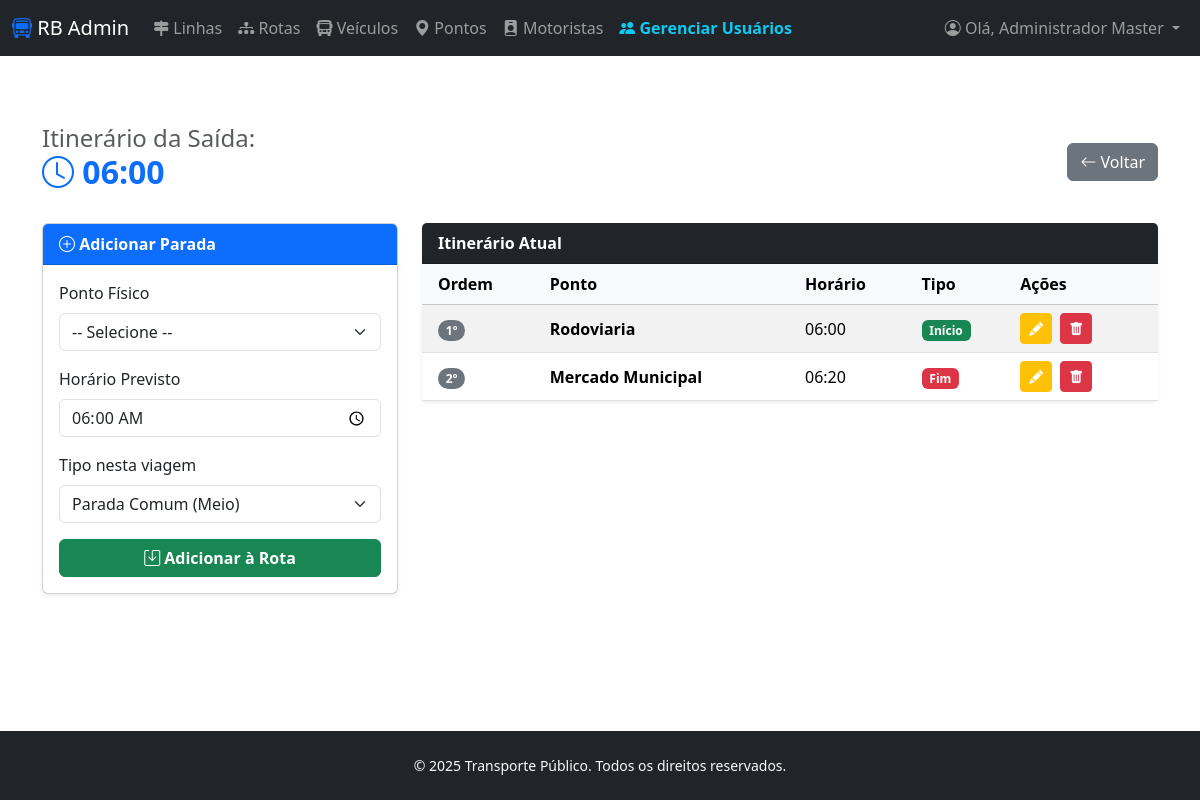
/admin/rotas_pontos.php?id_horario=3&id_linha=1 (signed in), run on the app's committed database.
### tables this page shows
CREATE TABLE tbhorario_programados (
    id_horario INT PRIMARY KEY AUTO_INCREMENT,
    id_linha INT NOT NULL,
    dia_semana VARCHAR(50) NOT NULL,  
    horario_partida TIME NOT NULL,
    FOREIGN KEY (id_linha) REFERENCES tblinhas(id_linha) ON DELETE CASCADE
);

CREATE TABLE tbrotas (
    id_rota INT PRIMARY KEY AUTO_INCREMENT,
    id_linha INT NOT NULL,   
    id_horario INT NOT NULL, 
    id_ponto INT NOT NULL,  
    ordem INT NOT NULL,     
    
    horario_previsto TIME DEFAULT NULL,  
    tipo_ponto VARCHAR(20) DEFAULT 'meio',  

     
    FOREIGN KEY (id_linha) REFERENCES tblinhas(id_linha) ON DELETE CASCADE,
    FOREIGN KEY (id_horario) REFERENCES tbhorario_programados(id_horario) ON DELETE CASCADE,
    FOREIGN KEY (id_ponto) REFERENCES tbpontos(id_ponto) ON DELETE CASCADE
);

CREATE TABLE tbpontos (
    id_ponto INT PRIMARY KEY AUTO_INCREMENT,
    nome VARCHAR(100) NOT NULL,
    latitude DECIMAL(10,6) NOT NULL,
    longitude DECIMAL(10,6) NOT NULL
);

### admin/rotas_pontos.php (the view, shortened to what this page needs)
<?php
include("../connections/db_connect.php");
$id_horario = $_GET['id_horario'];
$id_linha   = $_GET['id_linha'];
mysqli_select_db($conn, $database_conn);
$info_horario = $conn->query("SELECT * FROM tbhorario_programados WHERE id_horario = '$id_horario'")->fetch_assoc();
$pontos_rota = $conn->query("
    SELECT R.*, P.nome, R.tipo_ponto as tipo_rota
    FROM tbrotas R
    JOIN tbpontos P ON R.id_ponto = P.id_ponto
    WHERE R.id_horario = '$id_horario'
    ORDER BY R.ordem ASC
");
include '../admin/header.php';
?>
<body>
    <div class="container mt-5">
    <div class="d-flex justify-content-between align-items-center mb-4">
        <div>
            <h4 class="text-muted mb-0">Itinerário da Saída:</h4>
            <h2 class="text-primary fw-bold">
                <i class="bi bi-clock"></i> <?php echo substr($info_horario['horario_partida'], 0, 5); ?>
            </h2>
        </div>
        <a href="rotas_gerenciar.php?id_linha=<?php echo $id_linha; ?>" class="btn btn-secondary">
            <i class="bi bi-arrow-left"></i> Voltar
        </a>
    </div>
    <div class="row">
        <div class="col-md-4">
            <div class="card shadow-sm sticky-top" style="top: 20px;">
                <div class="card-header bg-primary text-white fw-bold">
                    <i class="bi bi-plus-circle"></i> Adicionar Parada
                </div>
                <div class="card-body">
                    <form method="post">
                        <div class="mb-3">
                            <label class="form-label">Ponto Físico</label>
                            <select name="id_ponto" class="form-select select2" required>
                                <option value="">-- Selecione --</option>
                            </select>
                        </div>
                        <div class="mb-3">
                            <label class="form-label">Horário Previsto</label>
                            <input type="time" name="horario_previsto" class="form-control" required value="<?php echo $info_horario['horario_partida']; ?>">
                        </div>
                        <div class="mb-3">
                            <label class="form-label">Tipo nesta viagem</label>
                            <select name="tipo_ponto" class="form-select">
                                <option value="meio" selected>Parada Comum (Meio)</option>
                            </select>
                        </div>
                        <button type="submit" class="btn btn-success w-100 fw-bold">
                            <i class="bi bi-save"></i> Adicionar à Rota
                        </button>
                    </form>
                </div>
            </div>
        </div>
        <div class="col-md-8">
            <div class="card shadow-sm border-0">
                <div class="card-header bg-dark text-white fw-bold">
                    Itinerário Atual
                </div>
                <div class="card-body p-0">
                    <div class="table-responsive">
                        <table class="table table-hover table-striped mb-0 align-middle">
                            <thead class="table-light">
                                <tr>
                                    <th class="ps-3">Ordem</th>
                                    <th>Ponto</th>
                                    <th>Horário</th>
                                    <th>Tipo</th>
                                    <th class="pe-3">Ações</th>
                                </tr>
                            </thead>
                            <tbody>
                                <?php if($pontos_rota->num_rows > 0): ?>
                                    <?php while($rota = $pontos_rota->fetch_assoc()): ?>
                                        <tr>
                                            <td class="ps-3"><span class="badge bg-secondary rounded-pill"><?php echo $rota['ordem']; ?>º</span></td>
                                            <td class="fw-bold"><?php echo $rota['nome']; ?></td>
                                            <td><?php echo substr($rota['horario_previsto'], 0, 5); ?></td>
                                            <td>
                                                <?php
                                                if($rota['tipo_rota'] == 'inicio') echo '<span class="badge bg-success">Início</span>';
                                                elseif($rota['tipo_rota'] == 'fim') echo '<span class="badge bg-danger">Fim</span>';
                                                else echo '<span class="badge bg-info text-dark">Meio</span>';
                                                ?>
                                            </td>
                                            <td class="pe-3">
                                                <button class="btn btn-warning text-white btn-sm rounded-1 btn-editar"
                                                        data-bs-toggle="modal"
                                                        data-bs-target="#modalEditar"
                                                        data-id="<?php echo $rota['id_rota']; ?>"
                                                        data-nome="<?php echo $rota['nome']; ?>"
                                                        data-horario="<?php echo $rota['horario_previsto']; ?>"
                                                        data-tipo="<?php echo $rota['tipo_rota']; ?>">
                                                    <i class="bi bi-pencil-fill"></i>
                                                </button>
                                                <button class="btn btn-danger btn-sm rounded-1 ms-1"
                                                        data-bs-toggle="modal"
                                                        data-bs-target="#modalExcluir"
                                                        data-nome="<?php echo $rota['nome']; ?>"
                                                        data-url="?id_horario=<?php echo $id_horario; ?>&id_linha=<?php echo $id_linha; ?>&del_rota=<?php echo $rota['id_rota']; ?>">
                                                    <i class="bi bi-trash-fill"></i>
                                                </button>
                                            </td>
                                        </tr>
                                    <?php endwhile; ?>
                                <?php endif; ?>
                            </tbody>
                        </table>
                    </div>
                </div>
            </div>
        </div>
    </div>
</div>
<?php include '../admin/footer.php'; ?>
</body>

### css/meu_estilo.css (style rules this page uses)
:root { --cor-primaria: #1e3c72; --cor-fundo: #f4f7f6; }
body { background-color: #f4f7f6; font-family: 'Segoe UI', Tahoma, Geneva, Verdana, sans-serif; }

### admin/rotas_pontos.php (style rules this page uses)
body { display: flex; flex-direction: column; min-height: 100vh; margin: 0; font-family: 'Segoe UI', sans-serif; }

### data on the page
tbhorario_programados: horario_partida "06:00", horario_previsto "06:00:00"
tbrotas: ordem "1", id_ponto.nome "Rodoviaria", horario_previsto "06:00", tipo_ponto "Início"
tbrotas: ordem "2", id_ponto.nome "Mercado Municipal", horario_previsto "06:20", tipo_ponto "Fim"

### other printed values
$_SESSION['nome_usuario'] "Administrador Master"
